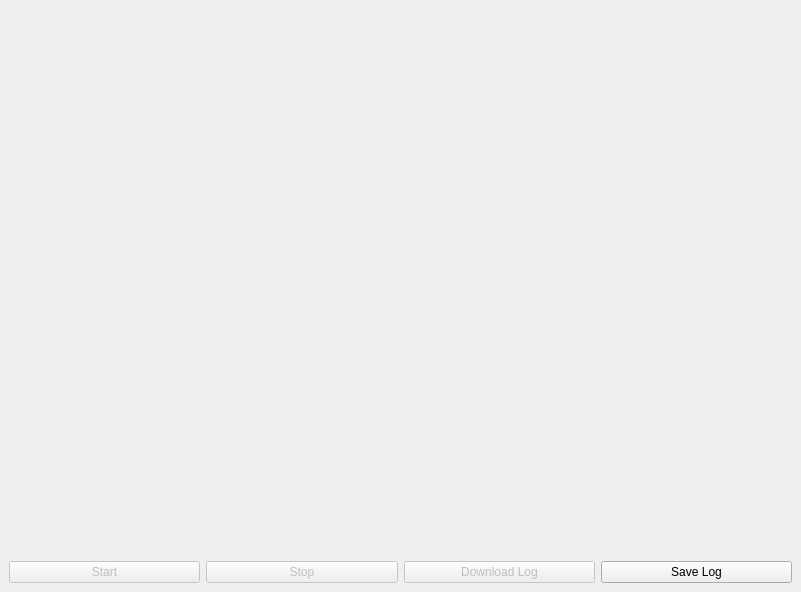
<?xml version="1.0" encoding="UTF-8"?>
<ui version="4.0">
 <class>LoggerWindow</class>
 <widget class="QMainWindow" name="LoggerWindow">
  <property name="geometry">
   <rect>
    <x>0</x>
    <y>0</y>
    <width>801</width>
    <height>592</height>
   </rect>
  </property>
  <property name="windowTitle">
   <string>Logger</string>
  </property>
  <widget class="QWidget" name="centralwidget">
   <layout class="QGridLayout" name="gridLayout">
    <item row="1" column="0">
     <widget class="QPushButton" name="btnStart">
      <property name="enabled">
       <bool>false</bool>
      </property>
      <property name="text">
       <string>Start</string>
      </property>
      <property name="icon">
       <iconset resource="../resources.qrc">
        <normaloff>:/resources/images/play.png</normaloff>:/resources/images/play.png</iconset>
      </property>
      <property name="iconSize">
       <size>
        <width>24</width>
        <height>17</height>
       </size>
      </property>
     </widget>
    </item>
    <item row="1" column="1">
     <widget class="QPushButton" name="btnStop">
      <property name="enabled">
       <bool>false</bool>
      </property>
      <property name="text">
       <string>Stop</string>
      </property>
      <property name="icon">
       <iconset resource="../resources.qrc">
        <normaloff>:/resources/images/stop.png</normaloff>:/resources/images/stop.png</iconset>
      </property>
      <property name="iconSize">
       <size>
        <width>24</width>
        <height>17</height>
       </size>
      </property>
     </widget>
    </item>
    <item row="1" column="2">
     <widget class="QPushButton" name="btnDump">
      <property name="enabled">
       <bool>false</bool>
      </property>
      <property name="text">
       <string>Download Log</string>
      </property>
      <property name="icon">
       <iconset resource="../resources.qrc">
        <normaloff>:/resources/images/plot.png</normaloff>:/resources/images/plot.png</iconset>
      </property>
      <property name="iconSize">
       <size>
        <width>24</width>
        <height>17</height>
       </size>
      </property>
     </widget>
    </item>
    <item row="1" column="3">
     <widget class="QPushButton" name="btnSave">
      <property name="text">
       <string>Save Log</string>
      </property>
     </widget>
    </item>
    <item row="0" column="0" colspan="4">
     <widget class="QCustomPlot" name="plot" native="true">
      <property name="sizePolicy">
       <sizepolicy hsizetype="Minimum" vsizetype="Minimum">
        <horstretch>0</horstretch>
        <verstretch>0</verstretch>
       </sizepolicy>
      </property>
     </widget>
    </item>
   </layout>
  </widget>
 </widget>
 <customwidgets>
  <customwidget>
   <class>QCustomPlot</class>
   <extends>QWidget</extends>
   <header>view/qcustomplot.h</header>
   <container>1</container>
  </customwidget>
 </customwidgets>
 <resources>
  <include location="../resources.qrc"/>
 </resources>
 <connections/>
</ui>
